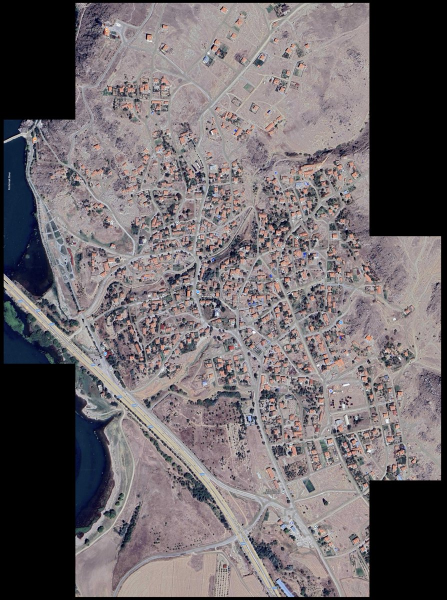
#> input picture docs/survey/satellite_mosaic_0.3m_small.jpg, 893 x 1200 px, found by its file name (shown at 1/2 size)
$ python road_frame.py ../docs/survey/satellite_mosaic_0.3m_small.jpg
#> lines starting #> are read from the running program, lines starting #| are printed output that depends on the picture; after the words box and inside, x2 and y2 are one past the last pixel; in counts of white or black regions, pixels touching at a corner belong together
"""v1.13: which traced roads are in the satellite mosaic's frame and which in the houses' frame.

The mosaic georeference used by sat_roads.py sits 8.25 m north and 0.75 m east of the frame of the house footprints.
For every road the lane evidence (as in sat_roads.py) is read along its line as drawn and along the line moved by
that offset; roads that only lie on a lane when moved are already in the houses' frame (src/road_frame.js, keep).
Usage: python3 tools/road_frame.py layout_roads.json   (run from the repo root)
"""
import cv2, numpy as np, json, math, sys
from PIL import Image
S, DU, DV, X0, Z0 = 1.5, -0.5, 5.5, -380.0, -700.0
BRIDGE, SHIFT = (-376.89, -277.44), (43.9, -54.6)
def m2px_arr(P):
    P = np.asarray(P, float); x, z = P[:, 0].copy(), P[:, 1].copy()
    for _ in range(30):
        d = np.hypot(x - BRIDGE[0], z - BRIDGE[1]); w = np.clip((d - 150) / 350, 0, 1)
        ax, az = x + SHIFT[0] * w, z + SHIFT[1] * w; x += P[:, 0] - ax; z += P[:, 1] - az
    return np.stack([(x - X0) / S + DU, (z - Z0) / S + DV], 1)
img = np.array(Image.open('docs/survey/satellite_mosaic_0.3m_small.jpg').convert('RGB')).astype(np.float32)
gray = img.mean(2); sat = img.max(2) - img.min(2); pale = gray - 0.7 * sat
#> after `gray = img.mean(2)`:
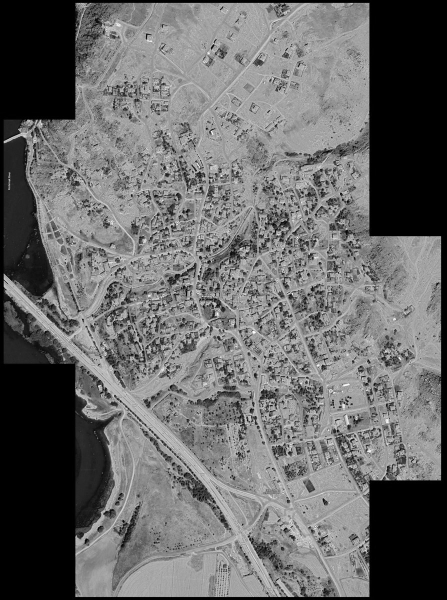
#> gray: shape (1200, 893) float32 (shown at 1/2 size); min 0, max 255, mean 106
#> after `sat = img.max(2) - img.min(2)`:
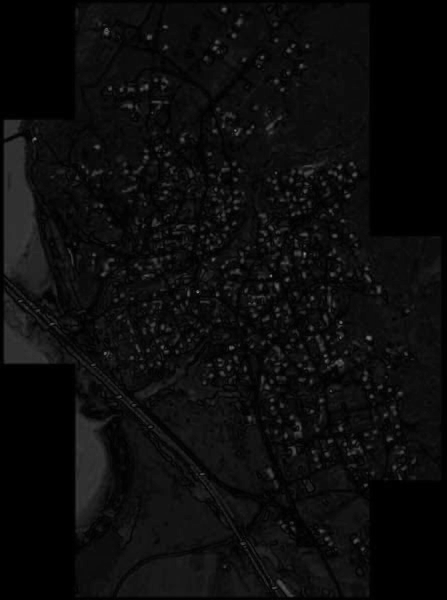
#> sat: shape (1200, 893) float32 (shown at 1/2 size); min 0, max 148, mean 12
#> after `pale = gray - 0.7 * sat`:
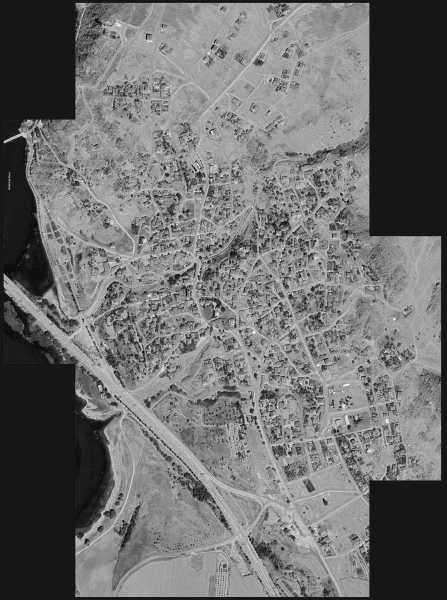
#> pale: shape (1200, 893) float32 (shown at 1/2 size); min -24.8, max 255, mean 97.5; drawn with min black and max white
ev = np.clip(pale - cv2.GaussianBlur(pale, (0, 0), 6.0), -15, 40)
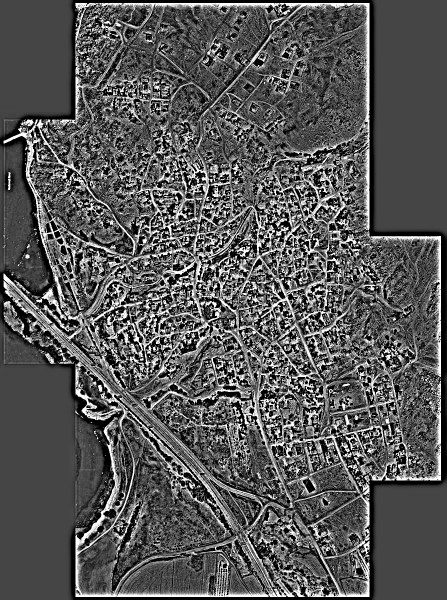
#> ev: shape (1200, 893) float32 (shown at 1/2 size); min -15, max 40, mean 3.9; drawn with min black and max white
g=img[...,1]; ev[(g-(img[...,0]+img[...,2])/2)>6]=-10
#> after `ev[g - (img[..., 0] + img[..., 2]) / 2 > 6] = -10`:
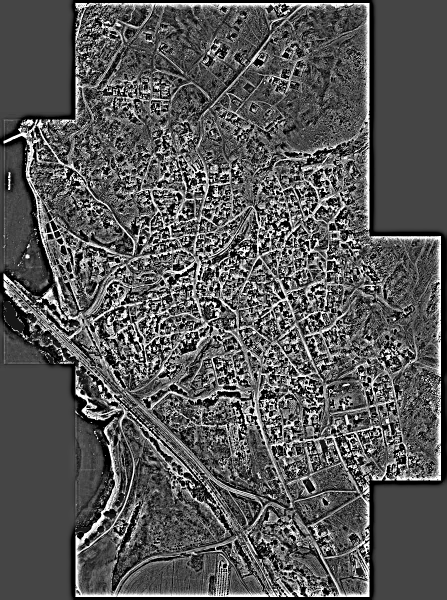
#> ev: shape (1200, 893) float32 (shown at 1/2 size); 0.82% of pixels changed, all inside (x1, y1, x2, y2) = (7, 11, 834, 1199); drawn with min black and max white
#> (the run stopped early here; a loop or call above may not have finished)

$ run again, with docs/survey/roads_traced_over_satellite.jpg copied over docs/survey/satellite_mosaic_0.3m_small.jpg
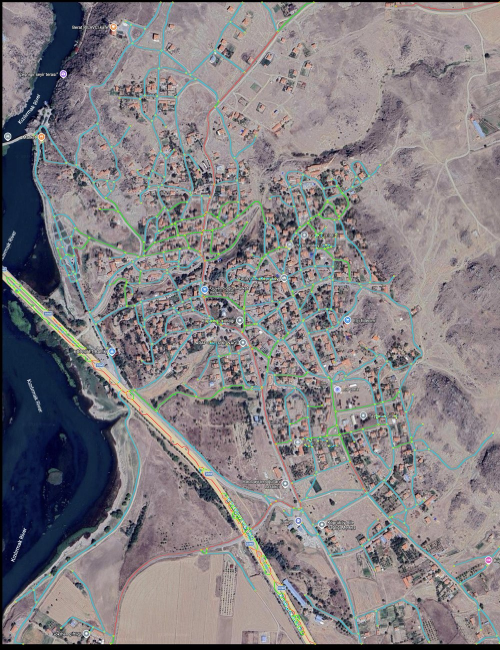
#> input picture docs/survey/roads_traced_over_satellite.jpg, 1000 x 1300 px, found by its file name (shown at 1/2 size)
#> `sat = img.max(2) - img.min(2)`:
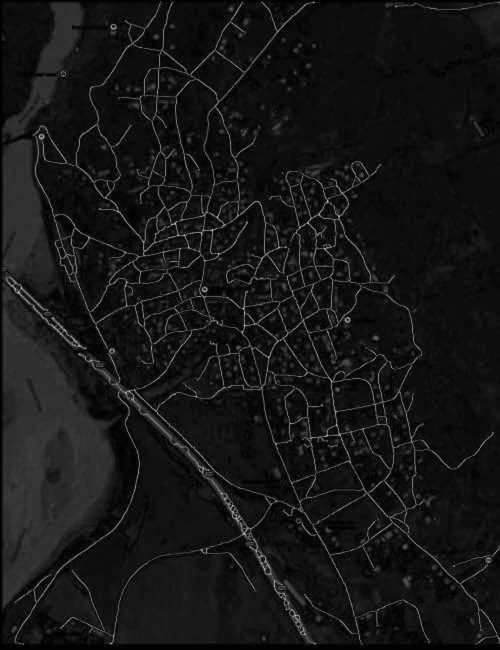
#> sat: shape (1300, 1000) float32 (shown at 1/2 size); min 0, max 208, mean 21.7
#> `ev[g - (img[..., 0] + img[..., 2]) / 2 > 6] = -10`:
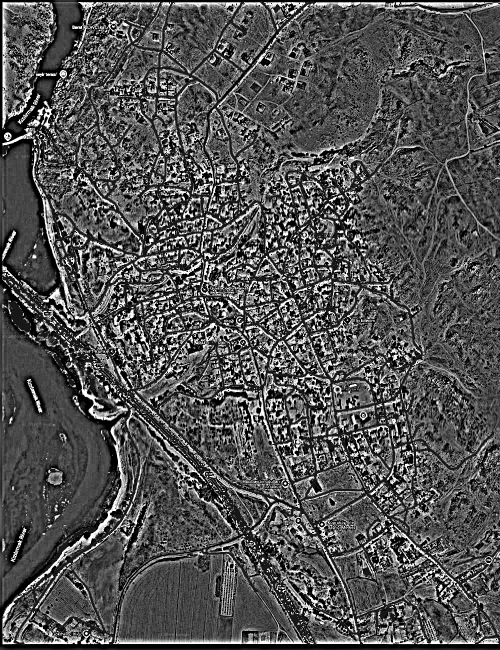
#> ev: shape (1300, 1000) float32 (shown at 1/2 size); min -15, max 40, mean 3; drawn with min black and max white
